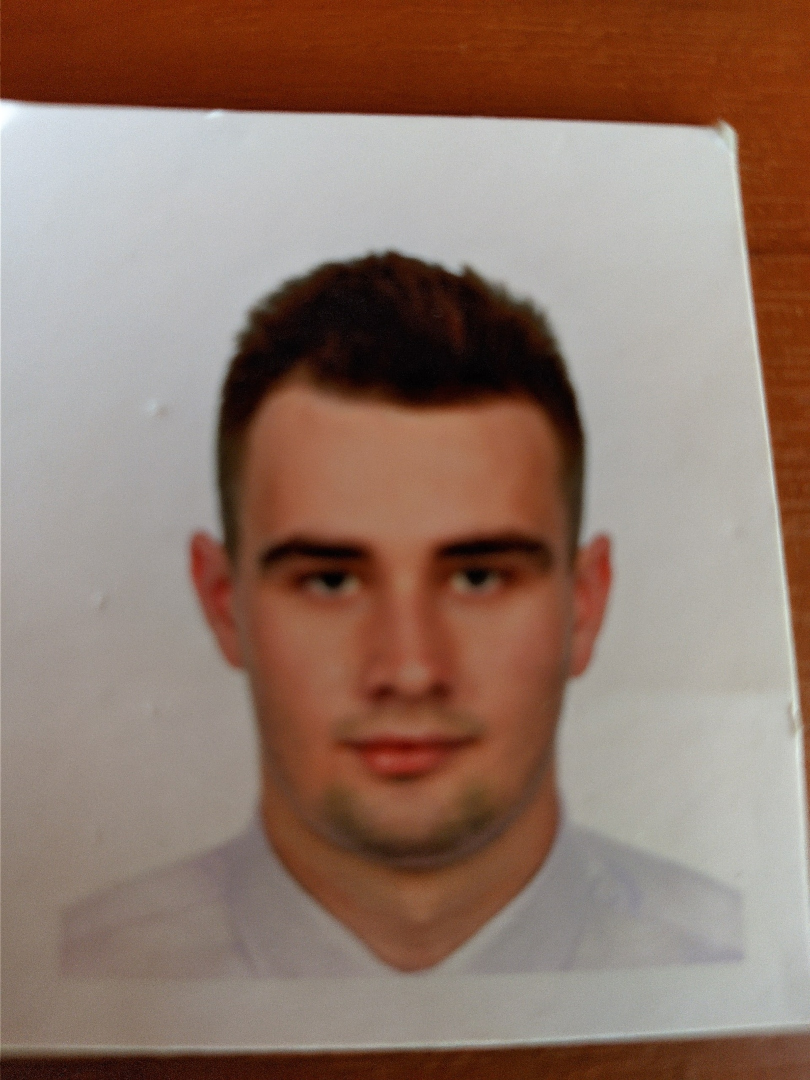
#> input picture Test/2.jpg, 1620 x 2160 px (shown at 1/2 size); its folder holds only this picture in this run
$ python -i Hash_metods.py   (imports and definitions only)   (older library calls are emulated)
#> lines starting #> are read from the running program, lines starting #| are printed output that depends on the picture
import numpy
import scipy.fftpack
from imutils import paths
from sklearn import linear_model
from PIL import Image, ImageOps


class Hash:
    """
    The class contains methods: AHash, DHash, PHash.
    """

    def __init__(self, image):
#> called with image = 'Test/2.jpg'
        self.image = Image.open(image)
#> self.image is the input picture: PIL image 1620x2160 RGB; mean R, G, B 145.1, 120.2, 107.6

    def ahash(self, img=None):
        """
        1. Decreasing the image size.
        2. Image grey-scaling.
        3. Computing the average value.
        4. Simplifying the image. Every pixel gives a value of 0 if it is less than the average value and it gives
        a value of 1 when its value is greater than average.
        """
        im = img or self.image
        size = 16, 16  # most popular size

        im = im.resize(size, Image.ANTIALIAS)
        im = im.convert('L')

        pixels = list(im.getdata())
        average = sum(pixels) / len(pixels)
        result = ''
        for pixel in pixels:
            if pixel > average:
                result += '1'
            else:
                result += '0'
        return result

    # [49 lines left out: functions dhash, phash, not called in this run]

    def prepare_image(self, crop_width_perc=0, crop_height_perc=0, fit_image=True):
        result = self.image
        result = result.convert('L')

        image_size = result.size
        width_crop_size = int(image_size[0] * crop_width_perc / 2) if crop_width_perc > 0 else 0
        height_crop_size = int(image_size[1] * crop_height_perc / 2) if crop_height_perc > 0 else 0
        if width_crop_size or height_crop_size:
            result = result.crop(
                (
                    width_crop_size,
                    height_crop_size,
                    image_size[0] - width_crop_size,
                    image_size[1] - height_crop_size
                )
            )

        resize_option = Image.ANTIALIAS
        if fit_image:
            return ImageOps.fit(result, (128, 128), resize_option)

        return result.resize((128, 128), resize_option)

    def calc_scores(self):
        alg = (
            ('crop', 0, 0, 8, True),  # original fitted
            ('crop', 0, 0.1, 8, True),  # vertical 10% crop fitted
            ('crop', 0.1, 0, 8, True),  # horizontal 10% crop fitted
            ('crop', 0.1, 0.1, 8, True),  # vertical and horizontal 10% crop fitted

            ('crop', 0, 0, 8, False),  # original resized
            ('crop', 0, 0.1, 8, False),  # vertical 10% crop resized
            ('crop', 0.1, 0, 8, False),  # horizontal 10% crop resized
            ('crop', 0.1, 0.1, 8, False)  # vertical and horizontal 10% crop resized
        )
        scores = []
        for item in alg:
            if item[0] == 'crop':
                v, h, hash_size, fit_image = item[1:]
                name = '%s_%s_%s_%s_%s' % item
                value = self.ahash(
                    self.prepare_image(
                        crop_width_perc=v,
                        crop_height_perc=h,
                        fit_image=fit_image
                    )
                )
                scores.append((name, value))
#> this loop made 8 passes
#> average in ahash on passes 1 to 8: 135.4, 135.4, 131.7, 131.7, 126.6, 132.2, 125.9, 131.3
#> pass 1, in prepare_image, `result = result.convert('L')`:
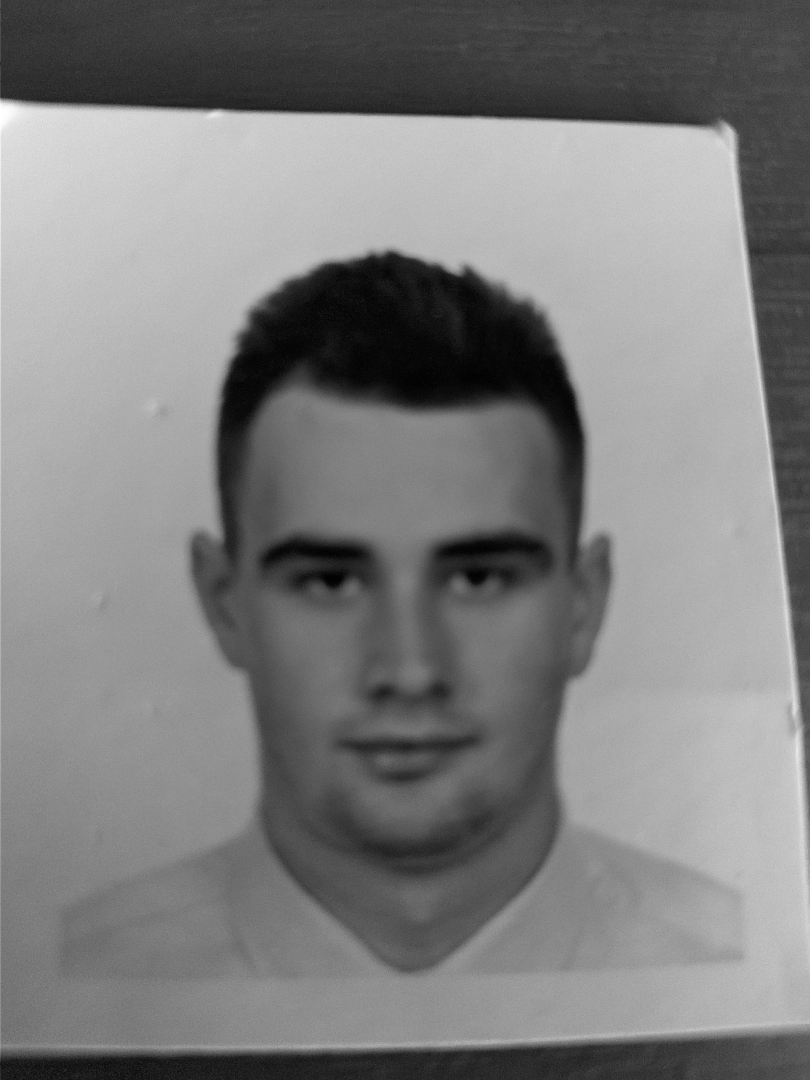
#> result: PIL image 1620x2160 L (shown at 1/2 size); min 0, max 255, mean 126.2
#> pass 1, in ahash, `im = img or self.image`:
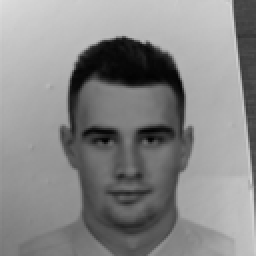
#> im: PIL image 128x128 L (shown 2 times larger); min 0, max 224, mean 135.3
#> pass 1, in ahash, `im = im.resize(size, Image.ANTIALIAS)`:
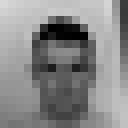
#> im: PIL image 16x16 L (shown 8 times larger); min 0, max 215, mean 135.4
#> pass 2, in prepare_image (call 2), `result = result.crop( ( width_crop_size, height_crop_size, image_size[..`:
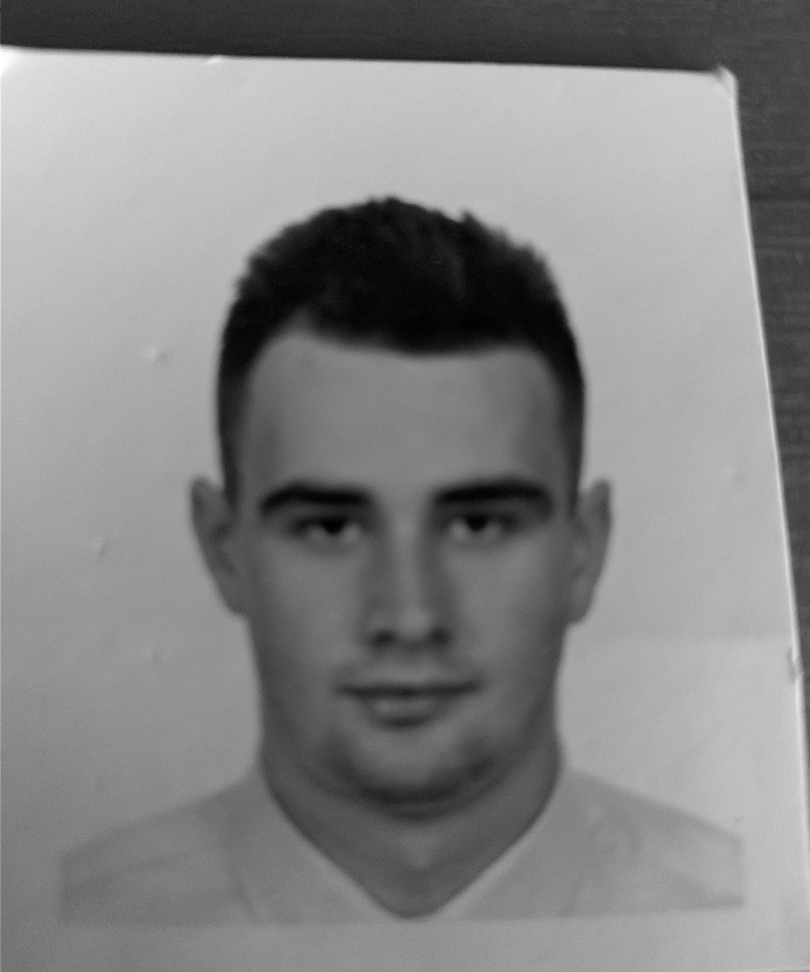
#> result: PIL image 1620x1944 L (shown at 1/2 size); min 0, max 255, mean 132
        return scores

    @staticmethod
    def calc_difference(h1, h2):
        return sum(ch1 != ch2 for ch1, ch2 in zip(h1, h2))

    # [23 lines left out: function predict, not called in this run]


# [32 lines not run here, left out]

>>> result = Hash('Test/2.jpg').calc_scores()

$ run again, on Test/21.jpg
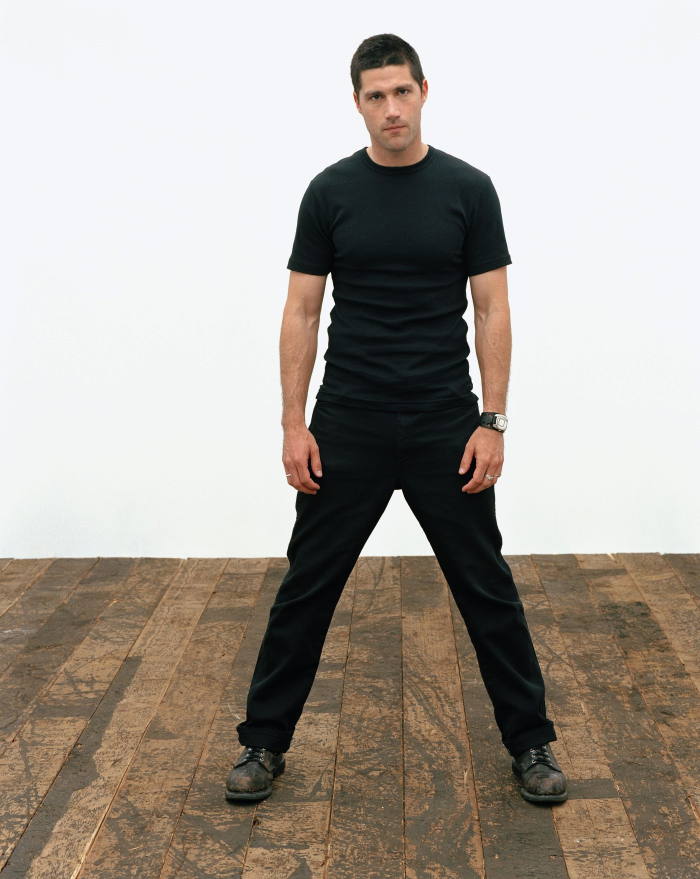
#> input picture Test/21.jpg, 2800 x 3516 px (shown at 1/4 size)
#> in __init__, self.image is the input picture: PIL image 2800x3516 RGB; mean R, G, B 169.9, 162.4, 154.2
#> the loop in calc_scores, `for item in alg:` made 8 passes
#> average in ahash on passes 1 to 8: 161.4, 161.4, 155.8, 155.8, 163.5, 161.9, 159.9, 157.9
#> pass 1, in ahash, `im = im.resize(size, Image.ANTIALIAS)`:
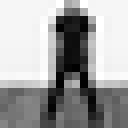
#> im: PIL image 16x16 L (shown 8 times larger); min 0, max 255, mean 161.4
#> pass 2, in prepare_image (call 2), `result = result.crop( ( width_crop_size, height_crop_size, image_size[..`:
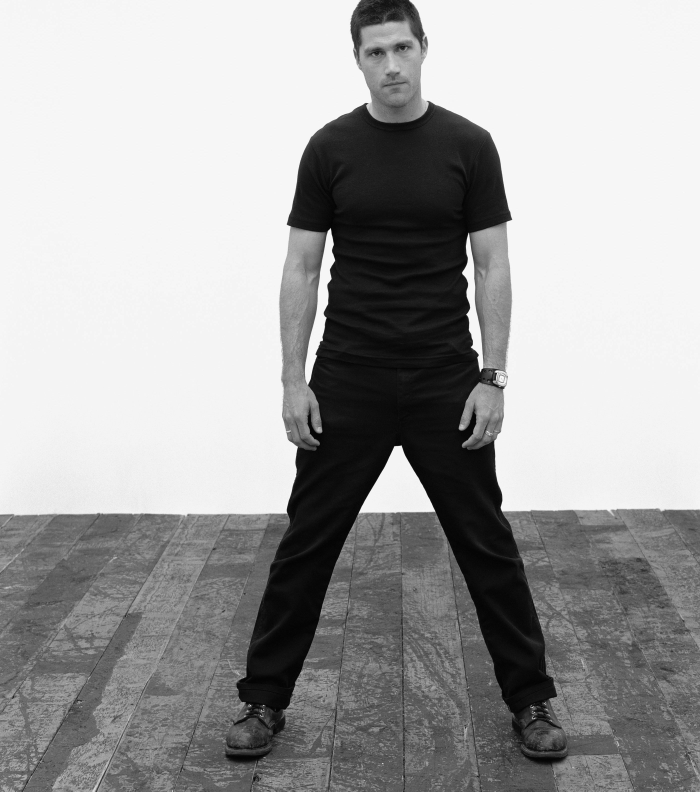
#> result: PIL image 2800x3166 L (shown at 1/4 size); min 0, max 255, mean 162.1

$ run again, on Test/3.jpg
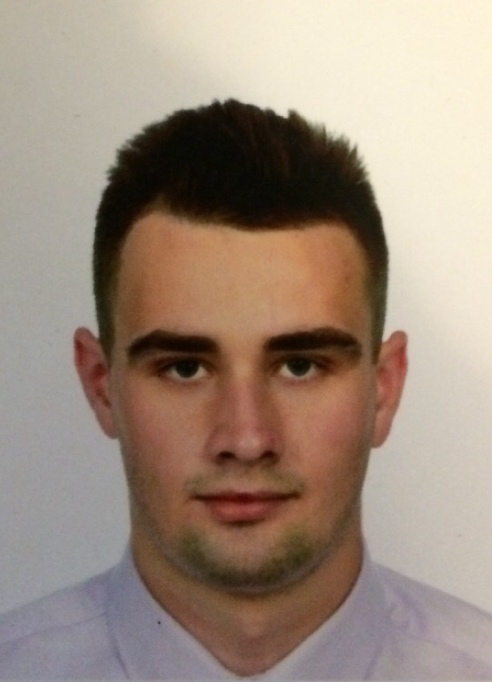
#> input picture Test/3.jpg, 492 x 682 px
#> in __init__, self.image is the input picture: PIL image 492x682 RGB; mean R, G, B 157.8, 139.9, 125.5
#> the loop in calc_scores, `for item in alg:` made 8 passes
#> average in ahash on passes 1 to 8: 131.9, 131.9, 123, 123, 143.6, 139.6, 138.8, 134.3
#> pass 1, in ahash, `im = im.resize(size, Image.ANTIALIAS)`:
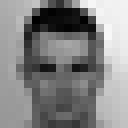
#> im: PIL image 16x16 L (shown 8 times larger); min 0, max 247, mean 131.9
#> pass 2, in prepare_image (call 2), `result = result.crop( ( width_crop_size, height_crop_size, image_size[..`:
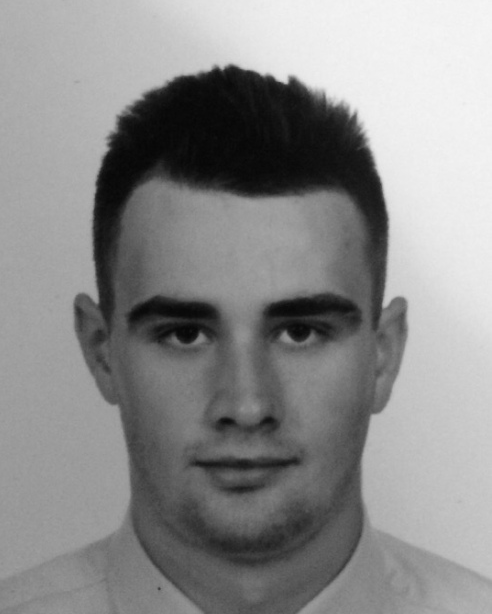
#> result: PIL image 492x614 L; min 6, max 246, mean 139.7

$ run again, on Test/32.jpg
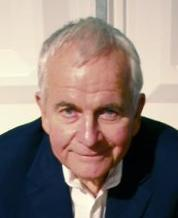
#> input picture Test/32.jpg, 178 x 218 px
#> in __init__, self.image is the input picture: PIL image 178x218 RGB; mean R, G, B 141.7, 126.1, 119.6
#> the loop in calc_scores, `for item in alg:` made 8 passes
#> average in ahash on passes 1 to 8: 129.8, 129.8, 128.4, 128.4, 130.1, 130, 129, 128.5
#> pass 1, in ahash, `im = im.resize(size, Image.ANTIALIAS)`:
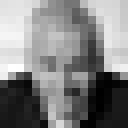
#> im: PIL image 16x16 L (shown 8 times larger); min 0, max 255, mean 129.8
#> pass 2, in prepare_image (call 2), `result = result.crop( ( width_crop_size, height_crop_size, image_size[..`:
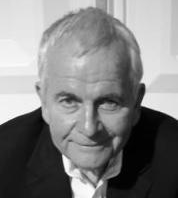
#> result: PIL image 178x198 L; min 0, max 253, mean 130
